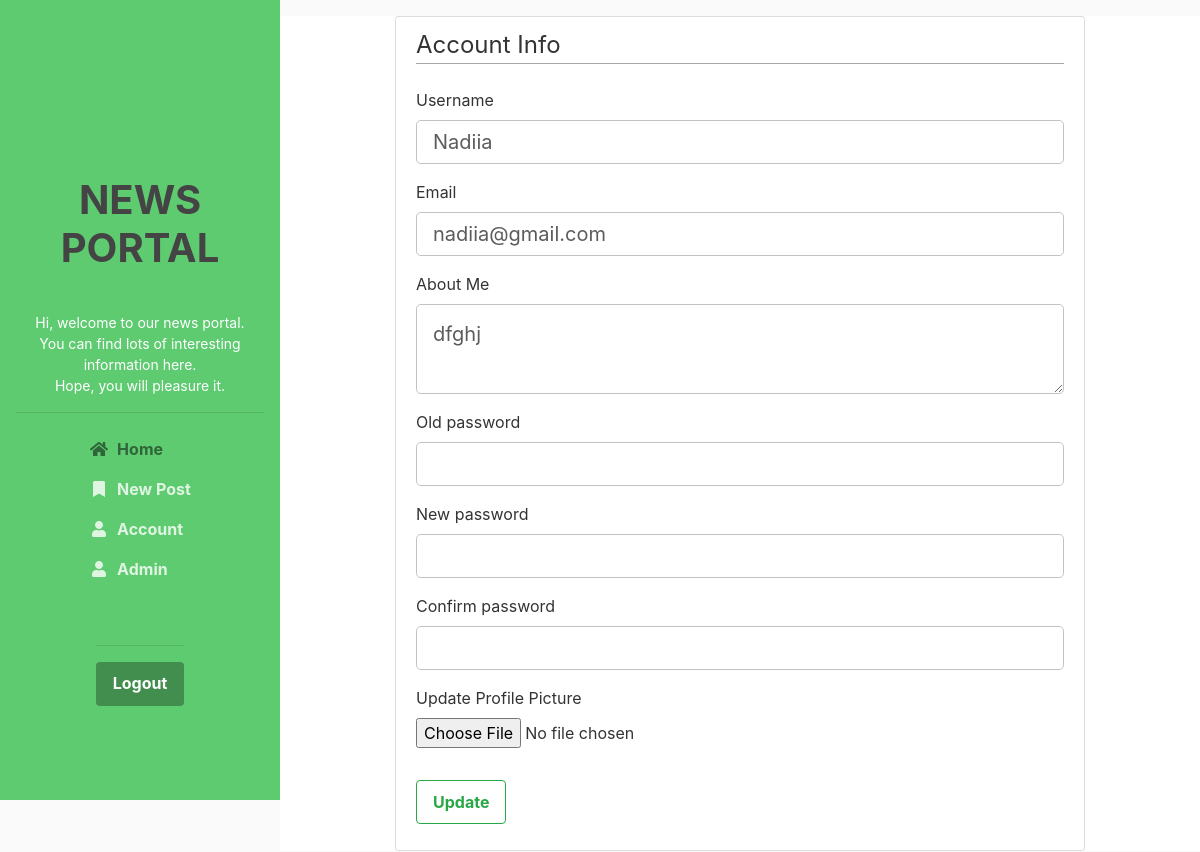
The page /accountupdate (signed in) on the database as committed earlier.
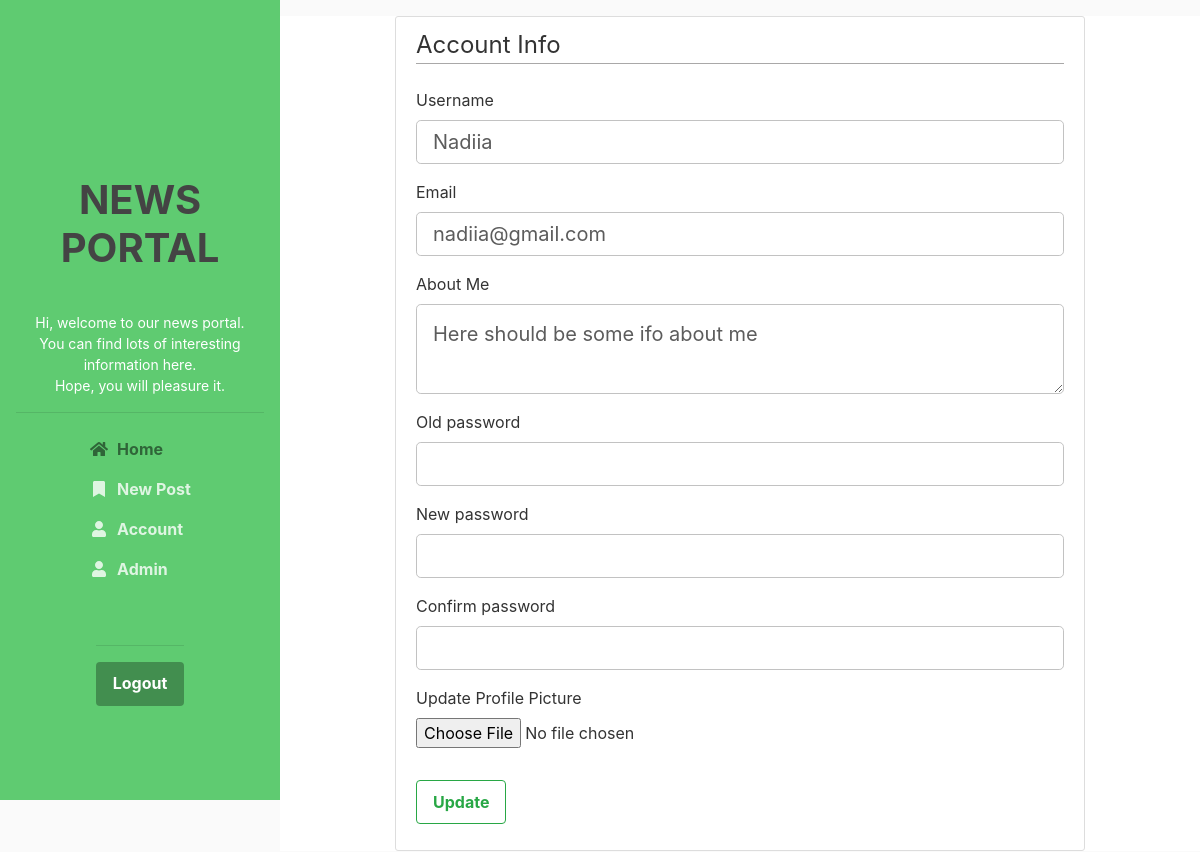
The same page on the database as committed later.
### flasknews/models.py (models this page shows, shortened)
class User(db.Model, UserMixin):
    id = db.Column(db.Integer, primary_key=True)
    username = db.Column(db.String(20), unique=True, nullable=False)
    email = db.Column(db.String(120), unique=True, nullable=False)
    image_file = db.Column(db.String(20), nullable=False, default='default.png')
    password = db.Column(db.String(60), nullable=False)
    posts = db.relationship('Post', backref='author', lazy=True)
    comments = db.relationship('Comment', backref='author', lazy=True)
    about_me = db.Column(db.String(140))
    last_seen = db.Column(db.DateTime, default=datetime.utcnow)
    role = db.Column(db.String, default='user')
    def is_admin(self):
        return self.role == 'admin'

### flasknews/routes.py (the view)
@app.route("/accountupdate", methods=['GET', 'POST'])
@login_required
def accountupdate():
    form = UpdateAccountForm()
    if form.validate_on_submit():
        if form.picture.data:
            picture_file = save_picture(form.picture.data)
            current_user.image_file = picture_file
        current_user.username = form.username.data
        current_user.email = form.email.data
        current_user.about_me = form.about_me.data
        if form.old_pass.data:
            if bcrypt.check_password_hash(current_user.password, form.old_pass.data):
                hashed_password = bcrypt.generate_password_hash(form.new_pass.data).decode('utf-8')
                current_user.password = hashed_password
            elif bcrypt.check_password_hash(current_user.password, form.old_pass.data) == False:
                flash('Old password is wrong!', 'danger')
                return redirect('account')
        db.session.commit()
        flash('Your account has been updated!', 'success')
        return redirect(url_for('account'))
    elif request.method == 'GET':
        form.username.data = current_user.username
        form.email.data = current_user.email
        form.about_me.data = current_user.about_me
    image_file = url_for('static', filename='images/profile_pics/' + current_user.image_file)
    return render_template('_account-update.html', title='Account', image_file=image_file, form=form)

### flasknews/forms.py (shortened to what this page needs)
class UpdateAccountForm(FlaskForm):
    username = StringField('Username', validators=[DataRequired(), Length(min=2, max=20)])
    email = StringField('Email', validators=[DataRequired(), Email()])
    about_me = TextAreaField('About Me')
    picture = FileField('Update Profile Picture', validators=[FileAllowed(['jpg', 'png'])])
    old_pass = PasswordField('Old password')
    new_pass = PasswordField('New password')
    confirm_pass = PasswordField('Confirm password', validators=[EqualTo('new_pass')])
    submit = SubmitField('Update')

### flasknews/models.py (called while the page is built)
@login_manager.user_loader
def load_user(user_id):
    return User.query.get(int(user_id))

### flasknews/routes.py (called while the page is built)
@app.before_request
def before_request():
    if current_user.is_authenticated:
        current_user.last__seen = datetime.utcnow()
        db.session.commit()

### flasknews/templates/_account-update.html (shortened to what the changed rows need)
{% extends "layout.html" %}
{% block content %}
<div class="content-section content-section-main">
         <form method="POST" action="" enctype="multipart/form-data">
            <fieldset class="form-group">
                <div class="form-group">
                    {{ form.username.label(class="form-control-label") }}
                    {% if form.username.errors %}
                        {{ form.username(class="form-control form-control-lg is-invalid") }}
                        <div class="invalid-feedback">
                            {% for error in form.username.errors %}
                                <span>{{ error }}</span>
                            {% endfor %}
                        </div>
                    {% else %}
                        {{ form.username(class="form-control form-control-lg") }}
                    {% endif %}
                </div>
                <div class="form-group">
                    {{ form.email.label(class="form-control-label") }}
                    {% if form.email.errors %}
                        {{ form.email(class="form-control form-control-lg is-invalid") }}
                        <div class="invalid-feedback">
                            {% for error in form.email.errors %}
                                <span>{{ error }}</span>
                            {% endfor %}
                        </div>
                    {% else %}
                        {{ form.email(class="form-control form-control-lg") }}
                    {% endif %}
                </div>
                <div class="form-group">
                    {{ form.about_me.label(class="form-control-label") }}
                    {% if form.about_me.errors %}
                        {{ form.about_me(class="form-control form-control-lg is-invalid") }}
                        <div class="invalid-feedback">
                            {% for error in form.about_me.errors %}
                                <span>{{ error }}</span>
                            {% endfor %}
                        </div>
                    {% else %}
                        {{ form.about_me(class="form-control form-control-lg") }}
                    {% endif %}
                </div>
            </fieldset>
        </form>
</div>
{% endblock content %}

Rows that differ between the two databases and show on the page:
changed User "Nadiia": about_me "dfghj" → "Here should be some ifo about me"
